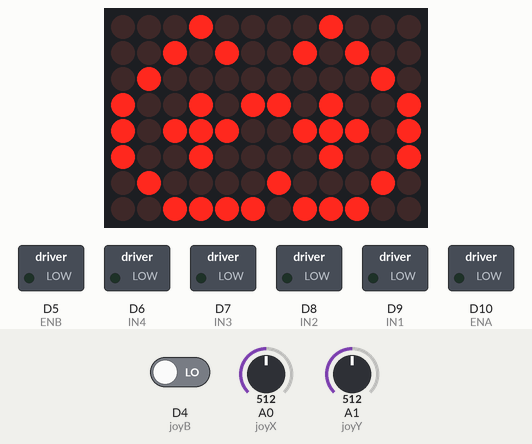
Bench run of a sketch on a simulated Arduino Uno R4 WiFi. On the bench: 12×8 LED matrix, switched loads named in the sketch (green lamp = pin HIGH). Inputs (shaded band) come from the test bench; at power-on: A0 (joyX) = 512, D4 (joyB) LOW, A1 (joyY) = 512 (analog values on the 0–1023 scale).

Above: at 1.2 s.
1.3 s: A0 (joyX) set to 552
2.8 s: A0 (joyX) set to 571
At 3.3 s:
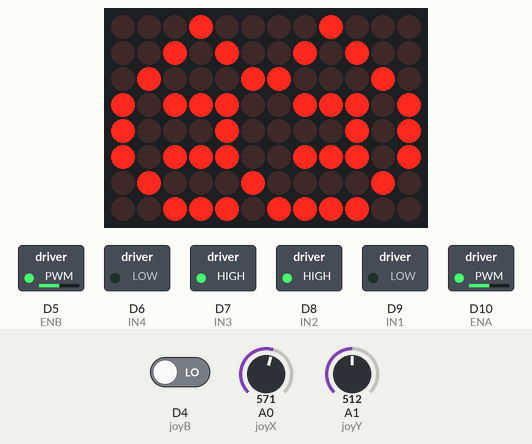
4.3 s: D4 (joyB) driven HIGH
At 4.6 s:
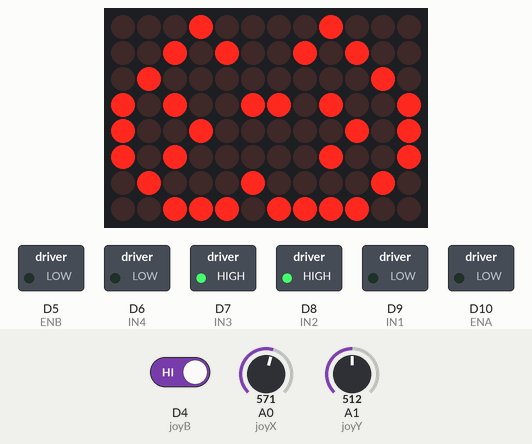
5.8 s: A0 (joyX) set to 122
At 6.2 s:
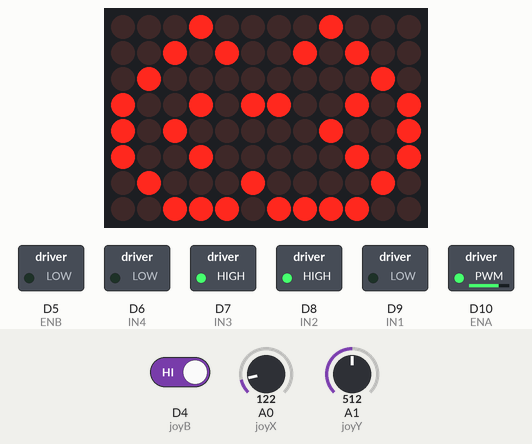
7.3 s: D4 (joyB) driven LOW
At 7.8 s:
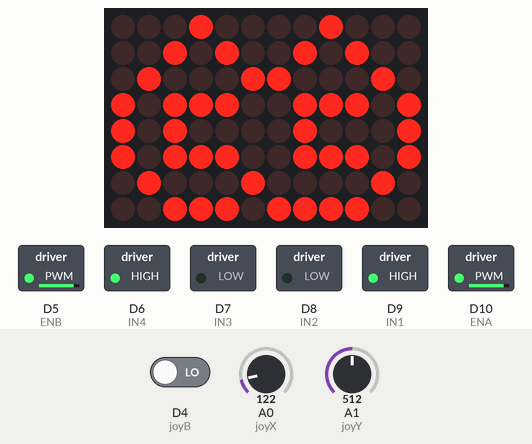
8.8 s: A1 (joyY) set to 554
10.3 s: A1 (joyY) set to 579
At 11.5 s:
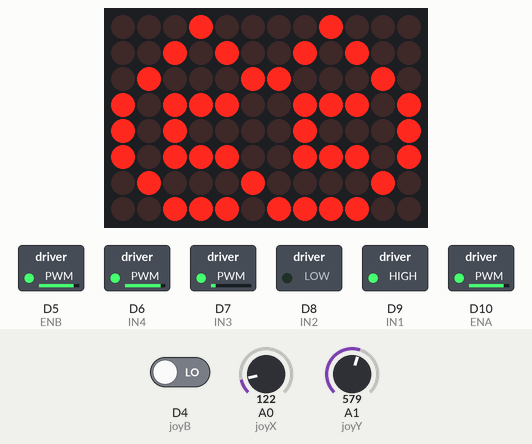
Timing chart, 0 to 12.8 s (numbered marks = the images above; inputs shaded):
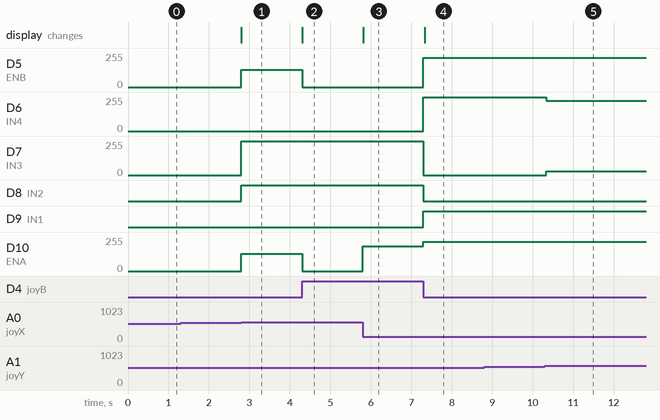

Measured:
- the behaviour switches between 563 and 564 on A0 (joyX) (found by bisection; images 0 and 1)
- after the input at 1.3 s, every drawn part: stays the same
- after the input at 2.8 s, D5 (ENB), D10 (ENA): 0/255 → 129/255 at once; D7 (IN3): 0/255 → 255/255 at once; D8 (IN2): LOW → HIGH at once; the display: changes at once (image 1)
- after the input at 4.3 s, D5 (ENB), D10 (ENA): 129/255 → 0/255 at once; the display: changes at once (image 2)
- after the input at 5.8 s, D10 (ENA): 0/255 → 187/255 at once; the display: changes at once (image 3)
- after the input at 7.3 s, D5 (ENB): 0/255 → 221/255 at once; D6 (IN4): 0/255 → 255/255 at once; D7 (IN3): 255/255 → 0/255 at once; D8 (IN2): HIGH → LOW at once; D9 (IN1): LOW → HIGH at once; the display: changes at once (image 4)
- after the input at 8.8 s, every drawn part: stays the same
- after the input at 10.3 s, D6 (IN4): 255/255 → 226/255 at once; D7 (IN3): 0/255 → 29/255 at once

The sketch:

RobotCar_5.ino
```cpp
#include "Arduino_LED_Matrix.h"
#include "animation_go.h"
#include "animation_back.h"
#include "animation_L.h"
#include "animationloopL.h"
#include "animation_R.h"
#include "animationloopR.h"
#include "animationstop.h"

// มอเตอร์ซ้าย
int ENA = 10;
int IN1 = 9;
int IN2 = 8;
// มอเตอร์ขวา
int ENB = 5;
int IN3 = 7;
int IN4 = 6;
// กำหนดค่าให้กับ Joystick Module
int joyX = A0;
int joyY = A1;
int joyB = 4;
// ตัวแปรเก็บค่าความเร็วกำหนดค่าเริ่มต้นของความเร็วให้อยู่ที่ 0
int MotorSpeed_L = 0;
int MotorSpeed_R = 0;
// กำหนดค่าดีฟอลต์ให้กับจอยสติ้กที่จุดกึ่งกลางที่ 512
int joy_pos_Y = 512;
int joy_pos_X = 512;
bool joy_button = 0;
// ใช้ชดเชยการเบี้ยวของการเคลื่อนที่
int B_L = 0; // ล้อซ้าย
int B_R = 0; // ล้อขวา
// ย่านต้องห้าม
int L_POINT = 29491;
int H_POINT = 36045;
int E_RES = 65535;

ArduinoLEDMatrix matrix;

void setup() {
  // กำหนดให้ขาต่าง ๆ เป็นอินพุตและเอาต์พุต
  pinMode(ENA, OUTPUT);
  pinMode(ENB, OUTPUT);
  pinMode(IN1, OUTPUT);
  pinMode(IN2, OUTPUT);
  pinMode(IN3, OUTPUT);
  pinMode(IN4, OUTPUT);
  pinMode(joyY, INPUT);
  pinMode(joyX, INPUT);
  pinMode(joyB, INPUT);
  // กำหนดค่าเริ่มต้นให้กับมอเตอร์ทั้งด้านซ้ายและด้านขวา (เป็นค่าดีฟอลต์) ให้เป็น 0 ทั้งหมด
  digitalWrite(ENA, LOW);
  digitalWrite(ENB, LOW);
  digitalWrite(IN1, LOW);
  digitalWrite(IN2, LOW);
  digitalWrite(IN3, LOW);
  digitalWrite(IN4, LOW);
  // เปลี่ยนความละเอียดของ PWM จาก 0 - 255 เป็น 0 - 4095
  analogWriteResolution(12);
  analogReadResolution(16);

  // เริ่มต้น LED matrix
  matrix.begin();
}

void loop() {
  // อ่านค่าจากจอยสติ้กจาก A0,A1 และ สวิตซ์
  joy_pos_Y = analogRead(joyY);
  joy_pos_X = analogRead(joyX);
  joy_button = digitalRead(joyB);

  // เดินหน้า
  if (joy_pos_Y > H_POINT) {
    digitalWrite(IN1, HIGH);
    digitalWrite(IN2, LOW);
    digitalWrite(IN3, HIGH);
    digitalWrite(IN4, LOW);
    MotorSpeed_L = map(joy_pos_Y, H_POINT, E_RES, 2050, 4095);
    MotorSpeed_R = map(joy_pos_Y, H_POINT, E_RES, 2050, 4095);
    matrix.loadSequence(animation_go);
    matrix.play(true);
  }
  // ถอยหลัง
  else if (joy_pos_Y < L_POINT) {
    digitalWrite(IN1, LOW);
    digitalWrite(IN2, HIGH);
    digitalWrite(IN3, LOW);
    digitalWrite(IN4, HIGH);
    joy_pos_Y = (joy_pos_Y - L_POINT) * (-1);
    MotorSpeed_L = map(joy_pos_Y, 0, L_POINT, 2050, 4095);
    MotorSpeed_R = map(joy_pos_Y, 0, L_POINT, 2050, 4095);
    matrix.loadSequence(animation_back);
    matrix.play(true);
  }
  else {
    MotorSpeed_L = 0;
    MotorSpeed_R = 0;
    matrix.loadSequence(animationstop);
    matrix.play(true);
  }

  // เลี้ยวซ้าย
  if (joy_pos_X < L_POINT && joy_button == 1) {
    joy_pos_X = (joy_pos_X - L_POINT) * (-1);
    joy_pos_X = map(joy_pos_X, 0, L_POINT, 0, 4095);
    MotorSpeed_L = MotorSpeed_L + joy_pos_X;
    MotorSpeed_R = MotorSpeed_R - joy_pos_X;
    if (MotorSpeed_L < 0) MotorSpeed_L = 0;
    if (MotorSpeed_R > 4095) MotorSpeed_R = 4095;
    matrix.loadSequence(animation_L);
    matrix.play(true);
  }
  // เลี้ยวขวา
  else if (joy_pos_X > H_POINT && joy_button == 1) {
    joy_pos_X = map(joy_pos_X, H_POINT, E_RES, 0, 4095);
    MotorSpeed_L = MotorSpeed_L - joy_pos_X;
    MotorSpeed_R = MotorSpeed_R + joy_pos_X;
    if (MotorSpeed_L > 4095) MotorSpeed_L = 4095;
    if (MotorSpeed_R < 0) MotorSpeed_R = 0;
    matrix.loadSequence(animation_R);
    matrix.play(true);
  }
  // หมุนซ้าย
  else if (joy_pos_X < L_POINT && joy_button == 0) {
    digitalWrite(IN1, HIGH);
    digitalWrite(IN2, LOW);
    digitalWrite(IN3, LOW);
    digitalWrite(IN4, HIGH);
    joy_pos_X = (joy_pos_X - L_POINT) * (-1);
    joy_pos_X = map(joy_pos_X, 0, L_POINT, 2050, 4095);
    MotorSpeed_L = joy_pos_X;
    MotorSpeed_R = joy_pos_X;
    if (MotorSpeed_L > 4095) {
      MotorSpeed_L = 4095;
    }
    if (MotorSpeed_R > 4095) {
      MotorSpeed_R = 4095;
    }
    matrix.loadSequence(animationloopL);
    matrix.play(true);
  }
  // หมุนขวา
  else if (joy_pos_X > H_POINT && joy_button == 0) {
    digitalWrite(IN1, LOW);
    digitalWrite(IN2, HIGH);
    digitalWrite(IN3, HIGH);
    digitalWrite(IN4, LOW);
    joy_pos_X = map(joy_pos_X, H_POINT, E_RES, 2050, 4095);
    MotorSpeed_L = joy_pos_X;
    MotorSpeed_R = joy_pos_X;
    if (MotorSpeed_L > 4095) {
      MotorSpeed_L = 4095;
    }
    if (MotorSpeed_R > 4095) {
      MotorSpeed_R = 4095;
    }
    matrix.loadSequence(animationloopR);
    matrix.play(true);
  }

  // ป้องกันความเสียหายของมอเตอร์ในช่วง 0-2050
  if (MotorSpeed_L < 2050) {
    MotorSpeed_L = 0;
  }
  if (MotorSpeed_R < 2050) {
    MotorSpeed_R = 0;
  }

  // คำสั่งขับมอเตอร์ทั้งซ้ายและขวา
  analogWrite(ENA, MotorSpeed_L - B_L);
  analogWrite(ENB, MotorSpeed_R - B_R);
}
```

animation_L.h
```cpp
const uint32_t animation_L[][4] = {
	{
		0x10829440,
		0x2965a099,
		0x54423bc,
		66
	},
	{
		0x10829440,
		0x28618018,
		0x14423bc,
		66
	},
	{
		0x10829440,
		0x28618018,
		0x14423bc,
		66
	},
	{
		0x10829440,
		0x2969a119,
		0x94423bc,
		66
	},
	{
		0x10829440,
		0x28618018,
		0x14423bc,
		66
	},
	{
		0x10829440,
		0x28618018,
		0x14423bc,
		66
	},
	{
		0x10829440,
		0x2965a099,
		0x54423bc,
		66
	}
};
```

animation_R.h
```cpp
const uint32_t animation_R[][4] = {
	{
		0x10829440,
		0x2a69905a,
		0x94423bc,
		66
	},
	{
		0x10829440,
		0x28618018,
		0x14423bc,
		66
	},
	{
		0x10829440,
		0x28618018,
		0x14423bc,
		66
	},
	{
		0x10829440,
		0x2a69905a,
		0x94423bc,
		66
	},
	{
		0x10829440,
		0x28618018,
		0x14423bc,
		66
	},
	{
		0x10829440,
		0x28618018,
		0x14423bc,
		66
	},
	{
		0x10829440,
		0x2a69905a,
		0x94423bc,
		66
	}
};
```

animation_back.h
```cpp
const uint32_t animation_back[][4] = {
	{
		0x10829446,
		0x2a95a959,
		0x94223dc,
		66
	},
	{
		0x10829446,
		0x2a95a959,
		0x94223dc,
		66
	},
	{
		0x10829446,
		0x2a95a959,
		0x94223dc,
		66
	},
	{
		0x10829446,
		0x2a95a959,
		0x94223dc,
		66
	},
	{
		0x10829446,
		0x2a95a959,
		0x94223dc,
		66
	}
};
```

animation_go.h
```cpp
const uint32_t animation_go[][4] = {
	{
		0x10829446,
		0x2909a95a,
		0x954223dc,
		66
	},
	{
		0x10829446,
		0x2909a95a,
		0x954223dc,
		66
	},
	{
		0x10829446,
		0x2909a95a,
		0x954223dc,
		66
	},
	{
		0x10829446,
		0x2909a95a,
		0x954223dc,
		66
	},
	{
		0x10829446,
		0x2909a95a,
		0x954223dc,
		66
	}
};
```

animationloopL.h
```cpp
const uint32_t animationloopL[][4] = {
	{
		0x10829446,
		0x2b9da11b,
		0x9d4423bc,
		66
	},
	{
		0x10829440,
		0x28618018,
		0x14423bc,
		66
	},
	{
		0x10829440,
		0x28618018,
		0x14423bc,
		66
	},
	{
		0x10829446,
		0x2b9da11b,
		0x9d4423bc,
		66
	},
	{
		0x10829440,
		0x28618018,
		0x14423bc,
		66
	},
	{
		0x10829440,
		0x28618018,
		0x14423bc,
		66
	},
	{
		0x10829446,
		0x2b9da11b,
		0x9d4423bc,
		66
	}
};
```

animationloopR.h
```cpp
const uint32_t animationloopR[][4] = {
	{
		0x10829446,
		0x2b9d885b,
		0x9d4423bc,
		66
	},
	{
		0x10829440,
		0x28618018,
		0x14423bc,
		66
	},
	{
		0x10829440,
		0x28618018,
		0x14423bc,
		66
	},
	{
		0x10829446,
		0x2b9d885b,
		0x9d4423bc,
		66
	},
	{
		0x10829440,
		0x28618018,
		0x14423bc,
		66
	},
	{
		0x10829440,
		0x28618018,
		0x14423bc,
		66
	},
	{
		0x10829446,
		0x2b9d885b,
		0x9d4423bc,
		66
	}
};
```

animationstop.h
```cpp
const uint32_t animationstop[][4] = {
	{
		0x10829440,
		0x2969b9d9,
		0x94223dc,
		66
	},
	{
		0x10829440,
		0x28618018,
		0x14223dc,
		66
	},
	{
		0x10829440,
		0x28618018,
		0x14223dc,
		66
	},
	{
		0x10829440,
		0x2969b9d9,
		0x94223dc,
		66
	},
	{
		0x10829440,
		0x28618018,
		0x14223dc,
		66
	},
	{
		0x10829440,
		0x28618018,
		0x14223dc,
		66
	},
	{
		0x10829440,
		0x2969b9d9,
		0x94223dc,
		66
	}
};
```
